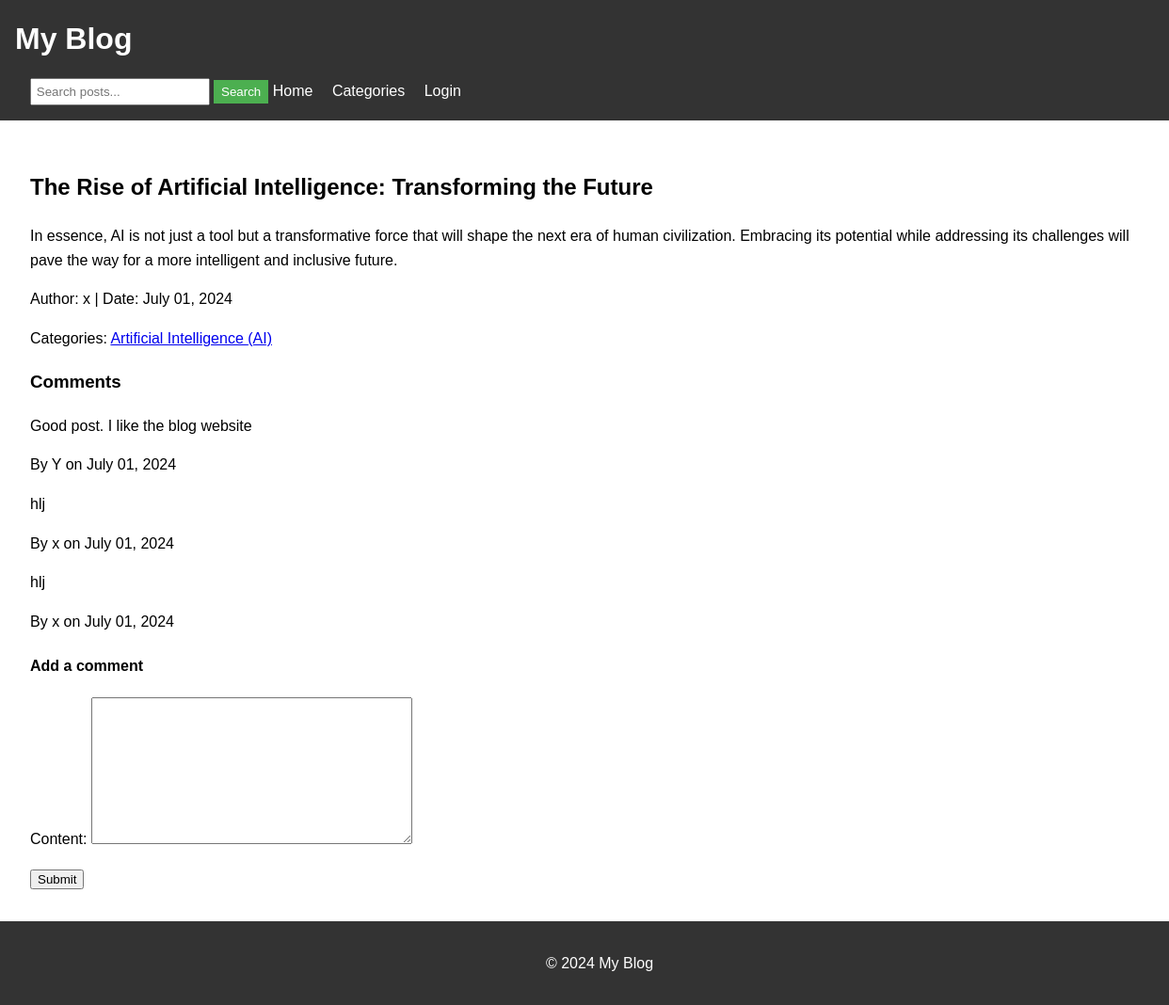
The app's page /post/1/ with its own data.
### Blog/models.py (models this page shows, shortened)
class Post(models.Model):
    title = models.CharField(max_length=200)
    content = models.TextField()
    pub_date = models.DateTimeField(auto_now_add=True)
    author = models.ForeignKey(User, on_delete=models.CASCADE)
    categories = models.ManyToManyField(Category)

class Category(models.Model):
    name = models.CharField(max_length=50)

class Comment(models.Model):
    post = models.ForeignKey(Post, on_delete=models.CASCADE, related_name='comments')
    author = models.CharField(max_length=30)
    content = models.TextField()
    pub_date = models.DateTimeField(auto_now_add=True)

### Blog/views.py (the view)
# urls.py: path('post/<int:post_id>/', views.post_detail, name='post_detail'),
def post_detail(request, post_id):
    post = get_object_or_404(Post, id=post_id)
    if request.method == 'POST':
        form = CommentForm(request.POST)
        if form.is_valid():
            comment = form.save(commit=False)
            comment.post = post
            comment.author = request.user.username if request.user.is_authenticated else 'Anonymous'
            comment.save()
            return redirect('post_detail', post_id=post.id)
    else:
        form = CommentForm()
    return render(request, 'blog/post_detail.html', {'post': post, 'form': form})

### Blog/forms.py
class CommentForm(forms.ModelForm):
    class Meta:
        model = Comment
        fields = ("content",)

### Blog/templates/blog/post_detail.html (shortened to what this page needs)
{% extends 'blog/base.html' %}
{% block content %}
    <article>
        <h2>{{ post.title }}</h2>
        <p>{{ post.content }}</p>
        <p>Author: {{ post.author.username }} | Date: {{ post.pub_date|date:"F d, Y" }}</p>
        <p>Categories:
            {% for category in post.categories.all %}
                <a href="{% url 'category_detail' category.id %}">{{ category.name }}</a>{% if not forloop.last %}, {% endif %}
            {% endfor %}
        </p>
    </article>
    <section>
        <h3>Comments</h3>
        {% for comment in post.comments.all %}
            <div>
                <p>{{ comment.content }}</p>
                <p>By {{ comment.author }} on {{ comment.pub_date|date:"F d, Y" }}</p>
            </div>
        {% empty %}
            <p>No comments yet.</p>
        {% endfor %}
        <h4>Add a comment</h4>
        <form method="post">
            {{ form.as_p }}
            <button type="submit">Submit</button>
        </form>
    </section>
{% endblock %}

### Blog/templates/blog/base.html (shortened to what this page needs)
<!DOCTYPE html>
<html lang="en">
<head>
</head>
<body>
    <header>
        <h1><a href="{% url 'post_list' %}">My Blog</a></h1>
        <nav>
            <form action="{% url 'search' %}" method="get" class="search-form">
                <input type="text" name="q" placeholder="Search posts...">
                <button type="submit">Search</button>
            </form>
            <a href="{% url 'post_list' %}">Home</a>
            <a href="{% url 'category_list' %}">Categories</a>
            {% if user.is_authenticated %}
                <a href="{% url 'post_create' %}">Create Post</a>
                <a href="{% url 'logout' %}">Logout</a>
            {% else %}
                <a href="{% url 'login' %}">Login</a>
            {% endif %}
        </nav>
    </header>
    <main>
        {% block content %}
        {% endblock %}
    </main>
    <footer>
        <p>&copy; 2024 My Blog</p>
    </footer>
</body>
</html>

### Blog/templates/blog/base.html (style rules this page uses)
body { font-family: Arial, sans-serif; line-height: 1.6; margin: 0; padding: 0; }
header { background-color: #333; color: #fff; padding: 1rem; }
header h1 { margin: 0; }
header a { color: #fff; text-decoration: none; }
nav { margin-top: 1rem; }
nav a { margin-right: 1rem; }
main { padding: 2rem; }
footer { background-color: #333; color: #fff; text-align: center; padding: 1rem; bottom: 0; width: 100%; }
.search-form { display: inline-block; margin-left: 1rem; }
.search-form input[type="text"] { padding: 0.3rem; }
.search-form button { padding: 0.3rem 0.5rem; background-color: #4CAF50; color: white; border: none; cursor: pointer; }

### records on screen
Post: title "The Rise of Artificial Intelligence: Transforming the Future", content "In essence, AI is not just a tool but a transformative force that will shape the next era of human civilization. Embracing its potential while addressing its challenges will pave the way for a more intelligent and inclusive future.", author.username "x", pub_date "July 01, 2024"
Category: name "Artificial Intelligence (AI)"
Comment: content "Good post. I like the blog website", author "Y", pub_date "July 01, 2024"
Comment: content "hlj", author "x", pub_date "July 01, 2024"
Comment: content "hlj", author "x", pub_date "July 01, 2024"
